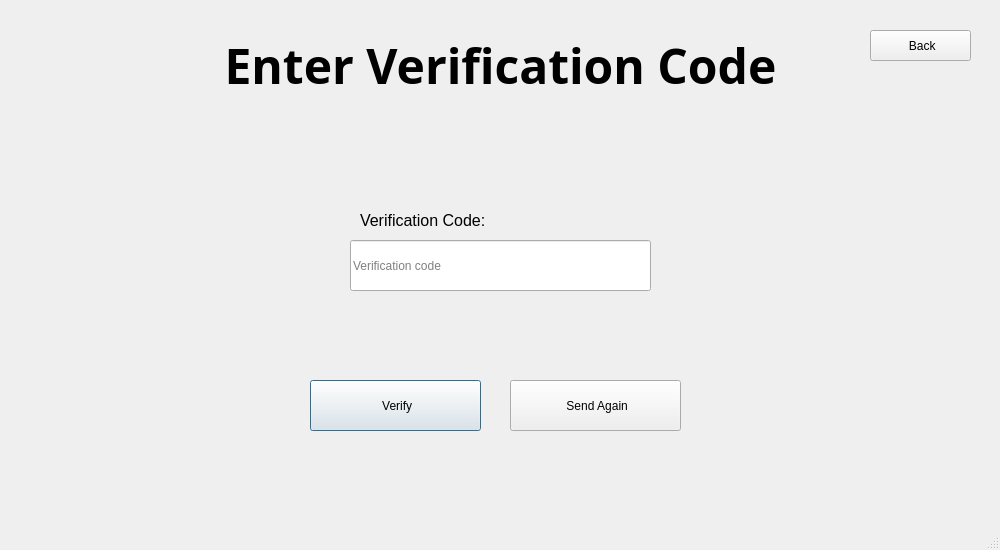
<?xml version="1.0" encoding="UTF-8"?>
<ui version="4.0">
 <class>IdanCloud</class>
 <widget class="QMainWindow" name="IdanCloud">
  <property name="geometry">
   <rect>
    <x>0</x>
    <y>0</y>
    <width>1000</width>
    <height>550</height>
   </rect>
  </property>
  <property name="windowTitle">
   <string>IdanCloud</string>
  </property>
  <property name="styleSheet">
   <string notr="true"/>
  </property>
  <widget class="QWidget" name="centralwidget">
   <widget class="QLabel" name="label">
    <property name="geometry">
     <rect>
      <x>80</x>
      <y>40</y>
      <width>841</width>
      <height>51</height>
     </rect>
    </property>
    <property name="font">
     <font>
      <family>Trebuchet MS</family>
      <pointsize>36</pointsize>
      <bold>true</bold>
     </font>
    </property>
    <property name="layoutDirection">
     <enum>Qt::LayoutDirection::LeftToRight</enum>
    </property>
    <property name="styleSheet">
     <string notr="true">.btn {
    margin: 1rem;
    font-size: 1.2rem;
    color: var(--text);
    padding: 0.7rem 2rem;
    border-radius: 30em;
    border-style: none;
    text-transform: uppercase;
    letter-spacing: 2px;
    background-color: transparent;
    box-shadow: 1px 1px 10px #000000;
    transition: all .3s ease;
    opacity: 0.8;
}</string>
    </property>
    <property name="text">
     <string>Enter Verification Code</string>
    </property>
    <property name="scaledContents">
     <bool>true</bool>
    </property>
    <property name="alignment">
     <set>Qt::AlignmentFlag::AlignCenter</set>
    </property>
   </widget>
   <widget class="QWidget" name="gridLayoutWidget">
    <property name="geometry">
     <rect>
      <x>0</x>
      <y>0</y>
      <width>2</width>
      <height>2</height>
     </rect>
    </property>
    <layout class="QGridLayout" name="gridLayout"/>
   </widget>
   <widget class="QLineEdit" name="code">
    <property name="geometry">
     <rect>
      <x>350</x>
      <y>240</y>
      <width>301</width>
      <height>51</height>
     </rect>
    </property>
    <property name="alignment">
     <set>Qt::AlignmentFlag::AlignLeading|Qt::AlignmentFlag::AlignLeft|Qt::AlignmentFlag::AlignVCenter</set>
    </property>
    <property name="placeholderText">
     <string>Verification code</string>
    </property>
   </widget>
   <widget class="QLabel" name="code_label">
    <property name="geometry">
     <rect>
      <x>360</x>
      <y>210</y>
      <width>211</width>
      <height>21</height>
     </rect>
    </property>
    <property name="text">
     <string>&lt;html&gt;&lt;head/&gt;&lt;body&gt;&lt;p&gt;&lt;span style=&quot; font-size:12pt;&quot;&gt;Verification Code:&lt;/span&gt;&lt;/p&gt;&lt;/body&gt;&lt;/html&gt;</string>
    </property>
    <property name="alignment">
     <set>Qt::AlignmentFlag::AlignLeading|Qt::AlignmentFlag::AlignLeft|Qt::AlignmentFlag::AlignVCenter</set>
    </property>
   </widget>
   <widget class="QPushButton" name="back_button">
    <property name="geometry">
     <rect>
      <x>870</x>
      <y>30</y>
      <width>101</width>
      <height>31</height>
     </rect>
    </property>
    <property name="styleSheet">
     <string notr="true"/>
    </property>
    <property name="text">
     <string> Back</string>
    </property>
    <property name="iconSize">
     <size>
      <width>20</width>
      <height>20</height>
     </size>
    </property>
   </widget>
   <widget class="QPushButton" name="verify_button">
    <property name="geometry">
     <rect>
      <x>310</x>
      <y>380</y>
      <width>171</width>
      <height>51</height>
     </rect>
    </property>
    <property name="styleSheet">
     <string notr="true"/>
    </property>
    <property name="text">
     <string> Verify</string>
    </property>
    <property name="iconSize">
     <size>
      <width>20</width>
      <height>20</height>
     </size>
    </property>
    <property name="default">
     <bool>true</bool>
    </property>
   </widget>
   <widget class="QPushButton" name="send_again_button">
    <property name="geometry">
     <rect>
      <x>510</x>
      <y>380</y>
      <width>171</width>
      <height>51</height>
     </rect>
    </property>
    <property name="styleSheet">
     <string notr="true"/>
    </property>
    <property name="text">
     <string> Send Again</string>
    </property>
    <property name="iconSize">
     <size>
      <width>20</width>
      <height>20</height>
     </size>
    </property>
   </widget>
   <widget class="QLabel" name="message">
    <property name="geometry">
     <rect>
      <x>0</x>
      <y>310</y>
      <width>1001</width>
      <height>51</height>
     </rect>
    </property>
    <property name="text">
     <string/>
    </property>
    <property name="alignment">
     <set>Qt::AlignmentFlag::AlignCenter</set>
    </property>
   </widget>
  </widget>
  <widget class="QStatusBar" name="statusbar"/>
 </widget>
 <resources/>
 <connections/>
</ui>
